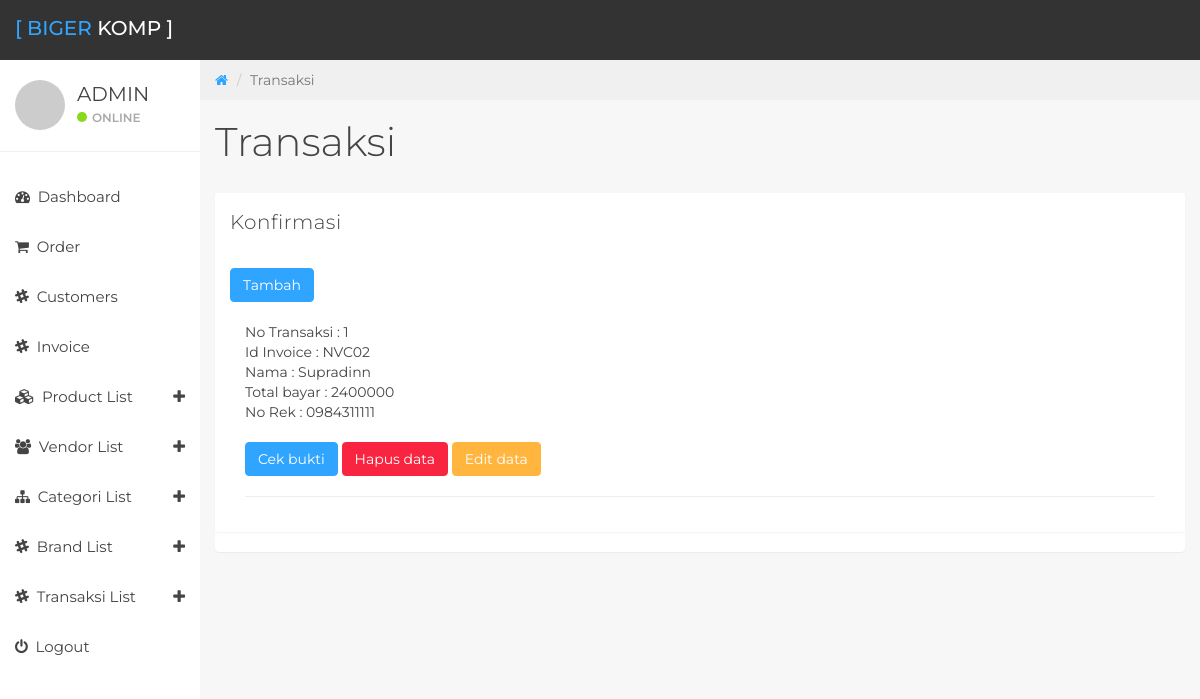
Page /home/showtransaksi (signed in) on the committed database.
### tables this page shows
CREATE TABLE `transaksi` (
  `id_transaksi` int(11) NOT NULL,
  `id_invoice` varchar(10) NOT NULL,
  `nama_bank` varchar(10) NOT NULL,
  `no_rekening` varchar(30) NOT NULL,
  `bank_to` varchar(15) NOT NULL,
  `nama` varchar(30) NOT NULL,
  `total_bayar` int(11) NOT NULL,
  `bukti_tf` varchar(20) NOT NULL
);

### application/libraries/template.php (called while the page is built)
<?php
class Template {
   var $template_data = array();
    public function set($name, $value)
    {
        $this->template_data[$name]=$value;
    }
    public function load($template='', $view='', $view_data='', $return = FALSE)
    {
        $this->CI =& get_instance();
        $this->set('contents',$this->CI->load->view($view, $view_data, TRUE));
        return $this->CI->load->view($template, $this->template_data, $return);
    }
}
?>

### application/controllers/home.php (called while the page is built, shortened)
<?php
class Home extends CI_Controller {
 		public function showtransaksi(){
 			$data['value'] = $this->produk_model->getData('transaksi')->result();
 			$data['count'] = $this->produk_model->getData('transaksi')->num_rows();
 			$this->template->load('admin/wraper','admin/isi/showtransaksi',$data);
 		}
}
?>

### index.php (called while the page is built, shortened)
<?php
require_once BASEPATH.'core/CodeIgniter.php';

### application/models/produk_model.php (called while the page is built, shortened)
<?php
	class Produk_model extends CI_Model{
		public function getData($tables){
			return $this->db->get($tables);
		}
}
?>

### application/views/admin/isi/showtransaksi.php (the view, shortened to what this page needs)
<div class="col-sm-9 col-sm-offset-3 col-lg-10 col-lg-offset-2 main">
	<div class="row">
		<ol class="breadcrumb">
			<li><a href="#">
				<em class="fa fa-home"></em>
			</a></li>
			<li class="active">Transaksi</li>
		</ol>
	</div>
	<div class="row">
		<div class="col-lg-12">
			<h1 class="page-header">Transaksi </h1>
		</div>
	</div>
	<div class="panel">
		<div class="row">
			<div class="col-lg-12">
				<div class="panel ">
					<div class="panel-heading">
						<div>Konfirmasi</div>
					</div>
					<div class="panel-body">
						<div>
							<a href="<?php echo base_url('home/addtransaksi') ?>"><button class="btn btn-primary">Tambah</button></a>
						</div>
						<?php
						foreach ($value as $idns) {
						?>
						<div class="col-lg-12">
							<br>
								No Transaksi	: <?php echo $idns->id_transaksi; ?><br>
								Id Invoice 		: <?php echo $idns->id_invoice; ?><br>
								Nama			: <?php echo $idns->nama; ?><br>
								Total bayar 	: <?php echo $idns->total_bayar; ?><br>
								No Rek			: <?php echo $idns->no_rekening; ?><br>
								<br>
								<button class="btn btn-primary" data-toggle="modal" data-target="#showtf">Cek bukti</button>
								<a href="<?php echo base_url('home/deltrans')?>/<?php echo $idns->id_transaksi ?>"><button class="btn btn-danger">Hapus data</button></a>
								<a href="<?php echo base_url('home/edittrans')."/".$idns->id_transaksi ?>"><button class="btn btn-warning">Edit data</button></a>
								<br>
							<hr>
						</div>
						<?php
						}
						?>
					</div>
				</div>
			</div>
		</div>
	</div>
</div>

### assets/css/styles.css (style rules this page uses)
body { background: #f7f7f7; padding-top: 60px; font-size: 14px; color: #444444; font-family: "Montserrat", "Helvetica Neue", Helvetica, Arial, sans-serif; }
a, a:hover, a:focus { color: #30a5ff; }
h1, h2, h3, h4, h5, h6 { color: #444444; }
h1 { font-weight: 300; font-size: 40px; }
.btn-primary, .btn-primary:hover, .btn-primary:focus, .btn-primary:active, .btn-primary.active, .open > .dropdown-toggle.btn-primary, .btn-primary.disabled, .btn-primary[disabled], fieldset[disabled] .btn-primary, .btn-primary.disabled:hover, .btn-primary[disabled]:hover, fieldset[disabled] .btn-primary:hover, .btn-primary.disabled:focus, .btn-primary[disabled]:focus, fieldset[disabled] .btn-primary:focus, .btn-primary.disabled:active, .btn-primary[disabled]:active, fieldset[disabled] .btn-primary:active, .btn-primary.disabled.active, .btn-primary[disabled].active, fieldset[disabled] .btn-primary.active { background-color: #30a5ff !important; border-color: #30a5ff !important; }
.btn-warning, .btn-warning:hover, .btn-warning:focus, .btn-warning:active, .btn-warning.active, .open > .dropdown-toggle.btn-warning, .btn-warning.disabled, .btn-warning[disabled], fieldset[disabled] .btn-warning, .btn-warning.disabled:hover, .btn-warning[disabled]:hover, fieldset[disabled] .btn-warning:hover, .btn-warning.disabled:focus, .btn-warning[disabled]:focus, fieldset[disabled] .btn-warning:focus, .btn-warning.disabled:active, .btn-warning[disabled]:active, fieldset[disabled] .btn-warning:active, .btn-warning.disabled.active, .btn-warning[disabled].active, fieldset[disabled] .btn-warning.active { background-color: #ffb53e; border-color: #ffb53e; }
.btn-danger, .btn-danger:hover, .btn-danger:focus, .btn-danger:active, .btn-danger.active, .open > .dropdown-toggle.btn-danger, .btn-danger.disabled, .btn-danger[disabled], fieldset[disabled] .btn-danger, .btn-danger.disabled:hover, .btn-danger[disabled]:hover, fieldset[disabled] .btn-danger:hover, .btn-danger.disabled:focus, .btn-danger[disabled]:focus, fieldset[disabled] .btn-danger:focus, .btn-danger.disabled:active, .btn-danger[disabled]:active, fieldset[disabled] .btn-danger:active, .btn-danger.disabled.active, .btn-danger[disabled].active, fieldset[disabled] .btn-danger.active { background-color: #f9243f; border-color: #f9243f; }
.panel { border: 0; }
.panel-heading { font-size: 20px; font-weight: 300; letter-spacing: 0.025em; height: 60px; line-height: 38px; }
.breadcrumb { border-radius: 0; padding: 10px 15px 10px 15px; background: #f0f0f0; margin: 0; }
h1.page-header { margin-top: 20px; border-bottom: 0; }

### rows in the picture
transaksi: id_transaksi "1", id_invoice "NVC02", nama "Supradinn", total_bayar "2400000", no_rekening "0984311111"
